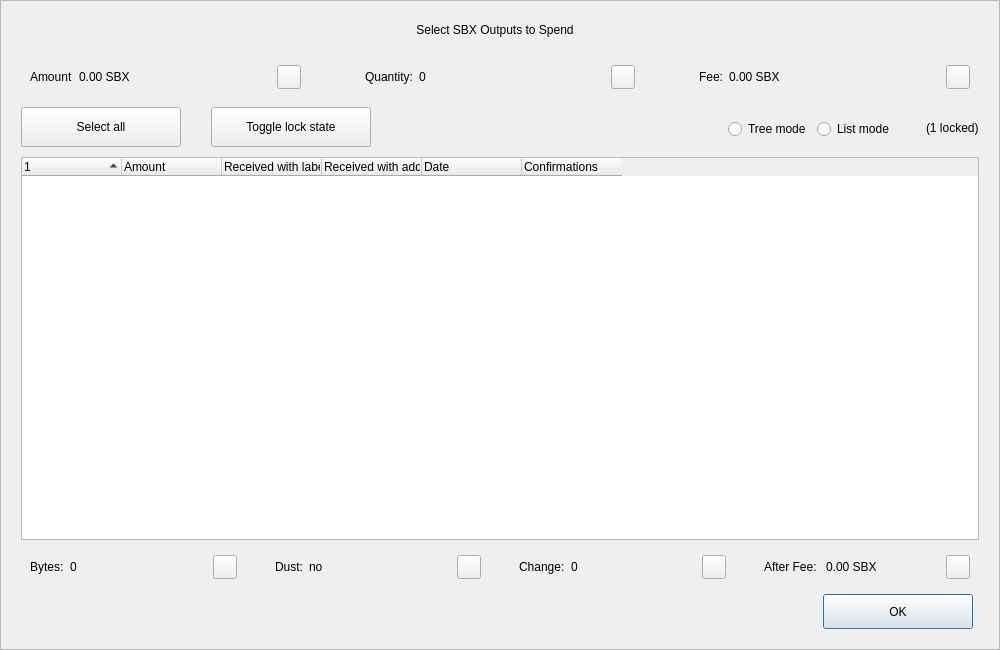
<?xml version="1.0" encoding="UTF-8"?>
<ui version="4.0">
 <class>CoinControlDialog</class>
 <widget class="QDialog" name="CoinControlDialog">
  <property name="geometry">
   <rect>
    <x>0</x>
    <y>0</y>
    <width>1000</width>
    <height>650</height>
   </rect>
  </property>
  <property name="minimumSize">
   <size>
    <width>950</width>
    <height>650</height>
   </size>
  </property>
  <property name="windowTitle">
   <string>Coin Selection</string>
  </property>
  <property name="styleSheet">
   <string notr="true"/>
  </property>
  <layout class="QVBoxLayout" name="verticalLayout">
   <property name="spacing">
    <number>0</number>
   </property>
   <property name="leftMargin">
    <number>0</number>
   </property>
   <property name="topMargin">
    <number>0</number>
   </property>
   <property name="rightMargin">
    <number>0</number>
   </property>
   <property name="bottomMargin">
    <number>0</number>
   </property>
   <item>
    <widget class="QFrame" name="frameContainer">
     <property name="toolTipDuration">
      <number>0</number>
     </property>
     <property name="frameShape">
      <enum>QFrame::StyledPanel</enum>
     </property>
     <property name="frameShadow">
      <enum>QFrame::Raised</enum>
     </property>
     <layout class="QVBoxLayout" name="verticalLayout_2">
      <property name="leftMargin">
       <number>0</number>
      </property>
      <property name="rightMargin">
       <number>0</number>
      </property>
      <property name="bottomMargin">
       <number>20</number>
      </property>
      <item>
       <layout class="QHBoxLayout" name="horizontalLayout_12">
        <property name="spacing">
         <number>0</number>
        </property>
        <property name="leftMargin">
         <number>20</number>
        </property>
        <property name="rightMargin">
         <number>30</number>
        </property>
        <item>
         <spacer name="horizontalSpacer_4">
          <property name="orientation">
           <enum>Qt::Horizontal</enum>
          </property>
          <property name="sizeHint" stdset="0">
           <size>
            <width>40</width>
            <height>20</height>
           </size>
          </property>
         </spacer>
        </item>
        <item>
         <widget class="QLabel" name="labelTitle">
          <property name="minimumSize">
           <size>
            <width>0</width>
            <height>40</height>
           </size>
          </property>
          <property name="maximumSize">
           <size>
            <width>16777215</width>
            <height>40</height>
           </size>
          </property>
          <property name="text">
           <string>Select SBX Outputs to Spend</string>
          </property>
          <property name="alignment">
           <set>Qt::AlignCenter</set>
          </property>
          <property name="margin">
           <number>7</number>
          </property>
         </widget>
        </item>
        <item>
         <spacer name="horizontalSpacer_5">
          <property name="orientation">
           <enum>Qt::Horizontal</enum>
          </property>
          <property name="sizeHint" stdset="0">
           <size>
            <width>40</width>
            <height>20</height>
           </size>
          </property>
         </spacer>
        </item>
       </layout>
      </item>
      <item>
       <layout class="QHBoxLayout" name="horizontalLayout_8">
        <property name="leftMargin">
         <number>20</number>
        </property>
        <property name="rightMargin">
         <number>20</number>
        </property>
        <item>
         <widget class="QWidget" name="layoutAmount" native="true">
          <layout class="QHBoxLayout" name="horizontalLayout_9" stretch="0,1,0">
           <item>
            <widget class="QLabel" name="labelCoinControlAmountText">
             <property name="text">
              <string>Amount</string>
             </property>
            </widget>
           </item>
           <item>
            <widget class="QLabel" name="labelCoinControlAmount">
             <property name="text">
              <string>0.00 SBX</string>
             </property>
            </widget>
           </item>
           <item alignment="Qt::AlignHCenter|Qt::AlignVCenter">
            <widget class="QPushButton" name="pushButtonAmount">
             <property name="minimumSize">
              <size>
               <width>0</width>
               <height>24</height>
              </size>
             </property>
             <property name="maximumSize">
              <size>
               <width>24</width>
               <height>26</height>
              </size>
             </property>
             <property name="focusPolicy">
              <enum>Qt::NoFocus</enum>
             </property>
             <property name="styleSheet">
              <string notr="true">padding-bottom:2px;
padding-right:4px;</string>
             </property>
             <property name="text">
              <string/>
             </property>
            </widget>
           </item>
          </layout>
         </widget>
        </item>
        <item>
         <spacer name="horizontalSpacer_2">
          <property name="orientation">
           <enum>Qt::Horizontal</enum>
          </property>
          <property name="sizeType">
           <enum>QSizePolicy::Fixed</enum>
          </property>
          <property name="sizeHint" stdset="0">
           <size>
            <width>40</width>
            <height>20</height>
           </size>
          </property>
         </spacer>
        </item>
        <item>
         <widget class="QWidget" name="layoutQuantity" native="true">
          <layout class="QHBoxLayout" name="horizontalLayout_10" stretch="0,1,0">
           <item>
            <widget class="QLabel" name="labelCoinControlQuantityText">
             <property name="text">
              <string>Quantity:</string>
             </property>
            </widget>
           </item>
           <item>
            <widget class="QLabel" name="labelCoinControlQuantity">
             <property name="text">
              <string>0</string>
             </property>
            </widget>
           </item>
           <item alignment="Qt::AlignHCenter|Qt::AlignVCenter">
            <widget class="QPushButton" name="pushButtonQuantity">
             <property name="minimumSize">
              <size>
               <width>0</width>
               <height>24</height>
              </size>
             </property>
             <property name="maximumSize">
              <size>
               <width>24</width>
               <height>26</height>
              </size>
             </property>
             <property name="focusPolicy">
              <enum>Qt::NoFocus</enum>
             </property>
             <property name="styleSheet">
              <string notr="true">padding-bottom:2px;
               padding-right:4px;</string>
             </property>
             <property name="text">
              <string/>
             </property>
            </widget>
           </item>
          </layout>
         </widget>
        </item>
        <item>
         <spacer name="horizontalSpacer_22">
          <property name="orientation">
           <enum>Qt::Horizontal</enum>
          </property>
          <property name="sizeType">
           <enum>QSizePolicy::Fixed</enum>
          </property>
          <property name="sizeHint" stdset="0">
           <size>
            <width>40</width>
            <height>20</height>
           </size>
          </property>
         </spacer>
        </item>
        <item>
         <widget class="QWidget" name="layoutFee" native="true">
          <layout class="QHBoxLayout" name="horizontalLayout_11" stretch="0,1,0">
           <item>
            <widget class="QLabel" name="labelCoinControlFeeText">
             <property name="text">
              <string>Fee:</string>
             </property>
            </widget>
           </item>
           <item>
            <widget class="QLabel" name="labelCoinControlFee">
             <property name="text">
              <string>0.00 SBX</string>
             </property>
            </widget>
           </item>
           <item alignment="Qt::AlignHCenter|Qt::AlignVCenter">
            <widget class="QPushButton" name="pushButtonFee">
             <property name="minimumSize">
              <size>
               <width>0</width>
               <height>24</height>
              </size>
             </property>
             <property name="maximumSize">
              <size>
               <width>24</width>
               <height>26</height>
              </size>
             </property>
             <property name="focusPolicy">
              <enum>Qt::NoFocus</enum>
             </property>
             <property name="styleSheet">
              <string notr="true">padding-bottom:2px;
               padding-right:4px;</string>
             </property>
             <property name="text">
              <string/>
             </property>
            </widget>
           </item>
          </layout>
         </widget>
        </item>
       </layout>
      </item>
      <item>
       <widget class="QFrame" name="frame">
        <property name="minimumSize">
         <size>
          <width>0</width>
          <height>40</height>
         </size>
        </property>
        <property name="styleSheet">
         <string notr="true">#frame {
	border:0;
}</string>
        </property>
        <property name="frameShape">
         <enum>QFrame::StyledPanel</enum>
        </property>
        <property name="frameShadow">
         <enum>QFrame::Sunken</enum>
        </property>
        <layout class="QHBoxLayout" name="horizontalLayout">
         <property name="spacing">
          <number>0</number>
         </property>
         <property name="leftMargin">
          <number>20</number>
         </property>
         <property name="topMargin">
          <number>0</number>
         </property>
         <property name="rightMargin">
          <number>20</number>
         </property>
         <property name="bottomMargin">
          <number>0</number>
         </property>
         <item>
          <layout class="QHBoxLayout" name="horizontalLayoutPanel" stretch="0,0,0,0,0,0">
           <property name="spacing">
            <number>20</number>
           </property>
           <item>
            <widget class="QPushButton" name="pushButtonSelectAll">
             <property name="sizePolicy">
              <sizepolicy hsizetype="Maximum" vsizetype="Fixed">
               <horstretch>0</horstretch>
               <verstretch>0</verstretch>
              </sizepolicy>
             </property>
             <property name="minimumSize">
              <size>
               <width>160</width>
               <height>40</height>
              </size>
             </property>
             <property name="maximumSize">
              <size>
               <width>16777215</width>
               <height>40</height>
              </size>
             </property>
             <property name="text">
              <string>Select all</string>
             </property>
             <property name="checkable">
              <bool>true</bool>
             </property>
             <property name="checked">
              <bool>false</bool>
             </property>
             <property name="autoExclusive">
              <bool>false</bool>
             </property>
             <property name="autoDefault">
              <bool>false</bool>
             </property>
            </widget>
           </item>
           <item>
            <spacer name="horizontalSpacer_6">
             <property name="orientation">
              <enum>Qt::Horizontal</enum>
             </property>
             <property name="sizeType">
              <enum>QSizePolicy::Fixed</enum>
             </property>
             <property name="sizeHint" stdset="0">
              <size>
               <width>10</width>
               <height>20</height>
              </size>
             </property>
            </spacer>
           </item>
           <item>
            <widget class="QPushButton" name="pushButtonToggleLock">
             <property name="sizePolicy">
              <sizepolicy hsizetype="Maximum" vsizetype="Fixed">
               <horstretch>0</horstretch>
               <verstretch>0</verstretch>
              </sizepolicy>
             </property>
             <property name="minimumSize">
              <size>
               <width>160</width>
               <height>40</height>
              </size>
             </property>
             <property name="maximumSize">
              <size>
               <width>16777215</width>
               <height>40</height>
              </size>
             </property>
             <property name="text">
              <string>Toggle lock state</string>
             </property>
             <property name="checkable">
              <bool>true</bool>
             </property>
             <property name="autoExclusive">
              <bool>false</bool>
             </property>
             <property name="autoDefault">
              <bool>false</bool>
             </property>
            </widget>
           </item>
           <item>
            <spacer name="horizontalSpacer_7">
             <property name="orientation">
              <enum>Qt::Horizontal</enum>
             </property>
             <property name="sizeType">
              <enum>QSizePolicy::Expanding</enum>
             </property>
             <property name="sizeHint" stdset="0">
              <size>
               <width>30</width>
               <height>20</height>
              </size>
             </property>
            </spacer>
           </item>
           <item alignment="Qt::AlignRight">
            <widget class="QGroupBox" name="groupBox_2">
             <property name="styleSheet">
              <string notr="true">#groupBox_2 {
    background-color:transparent;
    border-radius:0;
}</string>
             </property>
             <property name="title">
              <string/>
             </property>
             <layout class="QHBoxLayout" name="horizontalLayout_14">
              <item>
               <widget class="QRadioButton" name="radioTreeMode">
                <property name="sizePolicy">
                 <sizepolicy hsizetype="Maximum" vsizetype="Fixed">
                  <horstretch>0</horstretch>
                  <verstretch>0</verstretch>
                 </sizepolicy>
                </property>
                <property name="text">
                 <string>Tree mode</string>
                </property>
               </widget>
              </item>
              <item>
               <widget class="QRadioButton" name="radioListMode">
                <property name="sizePolicy">
                 <sizepolicy hsizetype="Maximum" vsizetype="Fixed">
                  <horstretch>0</horstretch>
                  <verstretch>0</verstretch>
                 </sizepolicy>
                </property>
                <property name="text">
                 <string>List mode</string>
                </property>
                <property name="checked">
                 <bool>false</bool>
                </property>
               </widget>
              </item>
             </layout>
            </widget>
           </item>
           <item>
            <widget class="QLabel" name="labelLocked">
             <property name="text">
              <string>(1 locked)</string>
             </property>
            </widget>
           </item>
          </layout>
         </item>
        </layout>
       </widget>
      </item>
      <item>
       <layout class="QHBoxLayout" name="horizontalLayout_13">
        <property name="leftMargin">
         <number>20</number>
        </property>
        <property name="rightMargin">
         <number>20</number>
        </property>
        <item>
         <widget class="CoinControlTreeWidget" name="treeWidget">
          <property name="contextMenuPolicy">
           <enum>Qt::CustomContextMenu</enum>
          </property>
          <property name="styleSheet">
           <string notr="true"/>
          </property>
          <property name="sortingEnabled">
           <bool>false</bool>
          </property>
          <property name="columnCount">
           <number>6</number>
          </property>
          <attribute name="headerShowSortIndicator" stdset="0">
           <bool>true</bool>
          </attribute>
          <attribute name="headerStretchLastSection">
           <bool>false</bool>
          </attribute>
          <column>
           <property name="text">
            <string/>
           </property>
          </column>
          <column>
           <property name="text">
            <string>Amount</string>
           </property>
          </column>
          <column>
           <property name="text">
            <string>Received with label</string>
           </property>
          </column>
          <column>
           <property name="text">
            <string>Received with address</string>
           </property>
          </column>
          <column>
           <property name="text">
            <string>Date</string>
           </property>
          </column>
          <column>
           <property name="text">
            <string>Confirmations</string>
           </property>
           <property name="toolTip">
            <string>Confirmed</string>
           </property>
          </column>
         </widget>
        </item>
       </layout>
      </item>
      <item>
       <layout class="QHBoxLayout" name="horizontalLayout_3">
        <property name="spacing">
         <number>20</number>
        </property>
        <property name="leftMargin">
         <number>20</number>
        </property>
        <property name="rightMargin">
         <number>20</number>
        </property>
        <item>
         <widget class="QWidget" name="layoutBytes" native="true">
          <layout class="QHBoxLayout" name="horizontalLayout_4" stretch="0,1,0">
           <item>
            <widget class="QLabel" name="labelCoinControlBytesText">
             <property name="text">
              <string>Bytes:</string>
             </property>
            </widget>
           </item>
           <item>
            <widget class="QLabel" name="labelCoinControlBytes">
             <property name="text">
              <string>0</string>
             </property>
            </widget>
           </item>
           <item alignment="Qt::AlignHCenter|Qt::AlignVCenter">
            <widget class="QPushButton" name="pushButtonBytes">
             <property name="minimumSize">
              <size>
               <width>0</width>
               <height>24</height>
              </size>
             </property>
             <property name="maximumSize">
              <size>
               <width>24</width>
               <height>26</height>
              </size>
             </property>
             <property name="focusPolicy">
              <enum>Qt::NoFocus</enum>
             </property>
             <property name="styleSheet">
              <string notr="true">padding-bottom:2px;
               padding-right:4px;</string>
             </property>
             <property name="text">
              <string/>
             </property>
            </widget>
           </item>
          </layout>
         </widget>
        </item>
        <item>
         <widget class="QWidget" name="layoutDust" native="true">
          <layout class="QHBoxLayout" name="horizontalLayout_5" stretch="0,1,0">
           <item>
            <widget class="QLabel" name="labelCoinControlLowOutputText">
             <property name="text">
              <string>Dust:</string>
             </property>
            </widget>
           </item>
           <item>
            <widget class="QLabel" name="labelCoinControlLowOutput">
             <property name="text">
              <string>no</string>
             </property>
            </widget>
           </item>
           <item alignment="Qt::AlignHCenter|Qt::AlignVCenter">
            <widget class="QPushButton" name="pushButtonDust">
             <property name="minimumSize">
              <size>
               <width>0</width>
               <height>24</height>
              </size>
             </property>
             <property name="maximumSize">
              <size>
               <width>24</width>
               <height>26</height>
              </size>
             </property>
             <property name="focusPolicy">
              <enum>Qt::NoFocus</enum>
             </property>
             <property name="styleSheet">
              <string notr="true">padding-bottom:2px;
               padding-right:4px;</string>
             </property>
             <property name="text">
              <string/>
             </property>
            </widget>
           </item>
          </layout>
         </widget>
        </item>
        <item>
         <widget class="QWidget" name="layoutChange" native="true">
          <layout class="QHBoxLayout" name="horizontalLayout_6" stretch="0,1,0">
           <item>
            <widget class="QLabel" name="labelCoinControlChangeText">
             <property name="text">
              <string>Change:</string>
             </property>
            </widget>
           </item>
           <item>
            <widget class="QLabel" name="labelCoinControlChange">
             <property name="text">
              <string>0</string>
             </property>
            </widget>
           </item>
           <item alignment="Qt::AlignHCenter|Qt::AlignVCenter">
            <widget class="QPushButton" name="pushButtonChange">
             <property name="minimumSize">
              <size>
               <width>0</width>
               <height>24</height>
              </size>
             </property>
             <property name="maximumSize">
              <size>
               <width>24</width>
               <height>26</height>
              </size>
             </property>
             <property name="focusPolicy">
              <enum>Qt::NoFocus</enum>
             </property>
             <property name="styleSheet">
              <string notr="true">padding-bottom:2px;
               padding-right:4px;</string>
             </property>
             <property name="text">
              <string/>
             </property>
            </widget>
           </item>
          </layout>
         </widget>
        </item>
        <item>
         <widget class="QWidget" name="layoutAfter" native="true">
          <layout class="QHBoxLayout" name="horizontalLayout_7" stretch="0,1,0">
           <item>
            <widget class="QLabel" name="labelCoinControlAfterFeeText">
             <property name="text">
              <string>After Fee: </string>
             </property>
            </widget>
           </item>
           <item>
            <widget class="QLabel" name="labelCoinControlAfterFee">
             <property name="text">
              <string>0.00 SBX</string>
             </property>
            </widget>
           </item>
           <item alignment="Qt::AlignHCenter|Qt::AlignVCenter">
            <widget class="QPushButton" name="pushButtonAlterFee">
             <property name="minimumSize">
              <size>
               <width>0</width>
               <height>24</height>
              </size>
             </property>
             <property name="maximumSize">
              <size>
               <width>24</width>
               <height>26</height>
              </size>
             </property>
             <property name="focusPolicy">
              <enum>Qt::NoFocus</enum>
             </property>
             <property name="styleSheet">
              <string notr="true">padding-bottom:2px;
               padding-right:4px;</string>
             </property>
             <property name="text">
              <string/>
             </property>
            </widget>
           </item>
          </layout>
         </widget>
        </item>
       </layout>
      </item>
      <item>
       <layout class="QHBoxLayout" name="horizontalLayout_2">
        <property name="spacing">
         <number>0</number>
        </property>
        <property name="leftMargin">
         <number>20</number>
        </property>
        <property name="rightMargin">
         <number>26</number>
        </property>
        <item>
         <spacer name="horizontalSpacer_3">
          <property name="orientation">
           <enum>Qt::Horizontal</enum>
          </property>
          <property name="sizeHint" stdset="0">
           <size>
            <width>558</width>
            <height>20</height>
           </size>
          </property>
         </spacer>
        </item>
        <item>
         <widget class="QPushButton" name="pushButtonOk">
          <property name="minimumSize">
           <size>
            <width>150</width>
            <height>35</height>
           </size>
          </property>
          <property name="text">
           <string>OK</string>
          </property>
         </widget>
        </item>
       </layout>
      </item>
     </layout>
    </widget>
   </item>
  </layout>
 </widget>
 <customwidgets>
  <customwidget>
   <class>CoinControlTreeWidget</class>
   <extends>QTreeWidget</extends>
   <header>coincontroltreewidget.h</header>
  </customwidget>
 </customwidgets>
 <resources/>
 <connections/>
</ui>
